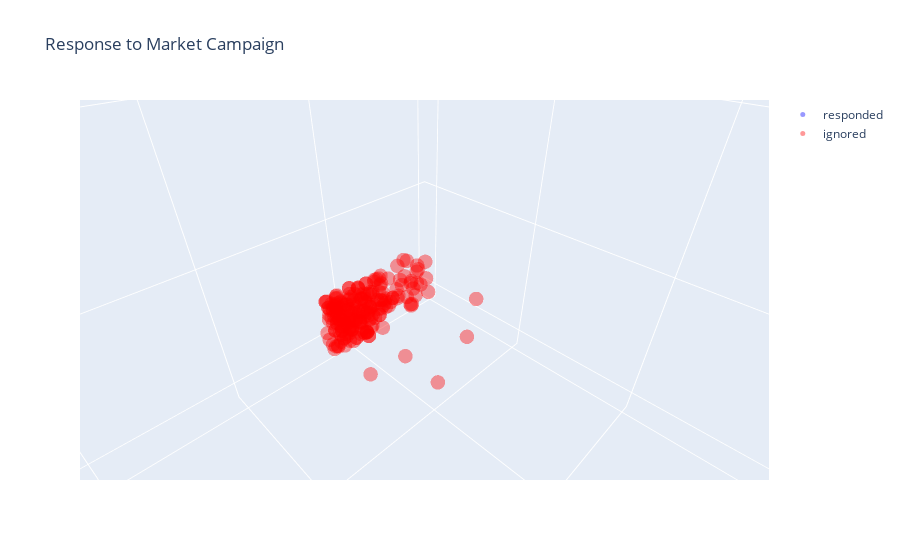

The notebook cell this image was saved under:
### Markdown cell above
Visualize figure
- graph

### Code cell
# plotly visualization of Loan Status
import plotly.graph_objects as go

# remove a few outliers & split
responded=market_df[(market_df['Total_Spent']>1000) & (market_df['Income']>25000) & (market_df['Response']==1)]
ignored=market_df[(market_df['Total_Spent']<1000) & (market_df['Income']<25000) & (market_df['Response']==0)]

trace0=go.Scatter3d(
    x=responded['Income'],
    y=responded['Total_Spent'],
    z=responded['Recency'],
    name='responded',
    mode='markers',
    text = list(zip(
            ["Marital Status: {}".format(x) for x in market_df['Marital_Status']],
            ["Education: {}".format(x) for x in market_df['Education']],
            ["Yrs_Customer: {}".format(x) for x in market_df['Yrs_Customer']],
            ["Age: {}".format(x) for x in market_df['age']],
            ["Kid Home: {}".format(x) for x in market_df['Kidhome']],
            ["Teen Home: {}".format(x) for x in market_df['Teenhome']]
            )) ,
    hoverinfo='text',
    marker=dict(size=5, color='blue', opacity=0.4))

trace1=go.Scatter3d(
    x=ignored['Income'],
    y=ignored['Total_Spent'],
    z=ignored['Recency'],
    name='ignored',
    mode='markers',
    text = list(zip(
            ["Marital Status: {}".format(x) for x in market_df['Marital_Status']],
            ["Education: {}".format(x) for x in market_df['Education']],
            ["Yrs_Customer: {}".format(x) for x in market_df['Yrs_Customer']],
            ["Age: {}".format(x) for x in market_df['age']],
            ["Kid Home: {}".format(x) for x in market_df['Kidhome']],
            ["Teen Home: {}".format(x) for x in market_df['Teenhome']]
            )) ,
    hoverinfo='text',
    marker=dict(size=5, color='red', opacity=0.4))

layout = go.Layout(title="Response to Market Campaign",
                    showlegend=True,
                        scene = dict(
                        xaxis=dict(title='Income'),
                        yaxis=dict(title='Total Spent'),
                        zaxis=dict(title='Recency')
                ))
fig=go.Figure([trace0, trace1], layout)
fig

### Figure 1 — Plotly figure (JSON) as saved in the notebook; plotly's stock layout.template omitted (floating-point values rounded to 4 significant figures; data arrays with more than 128 entries replaced by an {"elided": "..."} marker saying what was removed)
{"data": [{"hoverinfo": "text", "marker": {"color": "blue", "opacity": 0.4, "size": 5}, "mode": "markers", "name": "responded", "text": {"elided": "2216 str values"}, "type": "scatter3d", "x": {"elided": "170 int values"}, "y": {"elided": "170 int values"}, "z": {"elided": "170 int values"}}, {"hoverinfo": "text", "marker": {"color": "red", "opacity": 0.4, "size": 5}, "mode": "markers", "name": "ignored", "text": {"elided": "2216 str values"}, "type": "scatter3d", "x": {"elided": "215 int values"}, "y": {"elided": "215 int values"}, "z": {"elided": "215 int values"}}], "layout": {"autosize": true, "scene": {"aspectmode": "auto", "aspectratio": {"x": 1, "y": 1, "z": 1}, "camera": {"center": {"x": 0, "y": 0, "z": 0}, "eye": {"x": 0.005774, "y": 0.005774, "z": 0.005774}, "projection": {"type": "perspective"}, "up": {"x": 0, "y": 0, "z": 1}}, "xaxis": {"title": {"text": "Income"}, "type": "linear"}, "yaxis": {"title": {"text": "Total Spent"}, "type": "linear"}, "zaxis": {"title": {"text": "Recency"}, "type": "linear"}}, "showlegend": true, "title": {"text": "Response to Market Campaign"}}}
